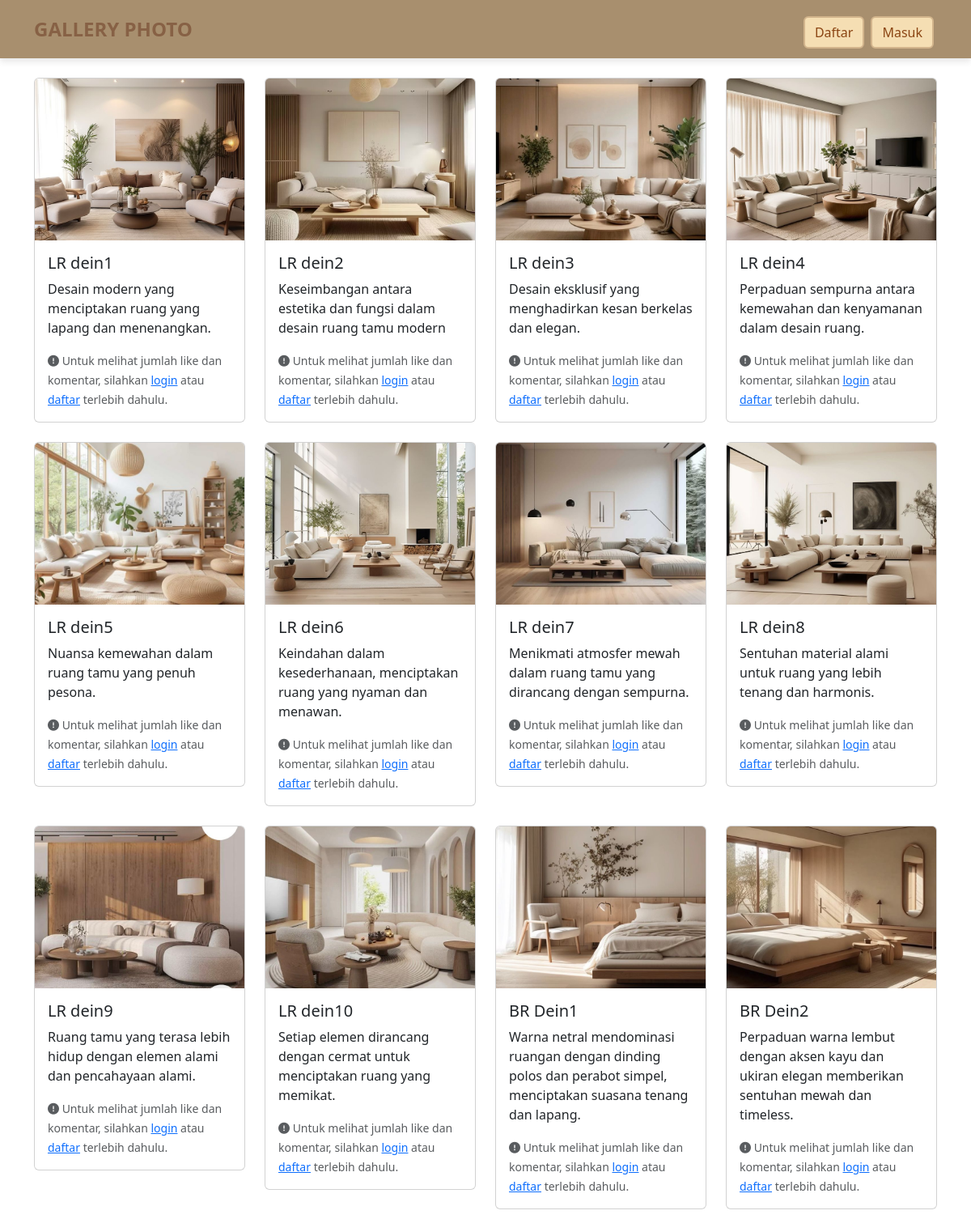
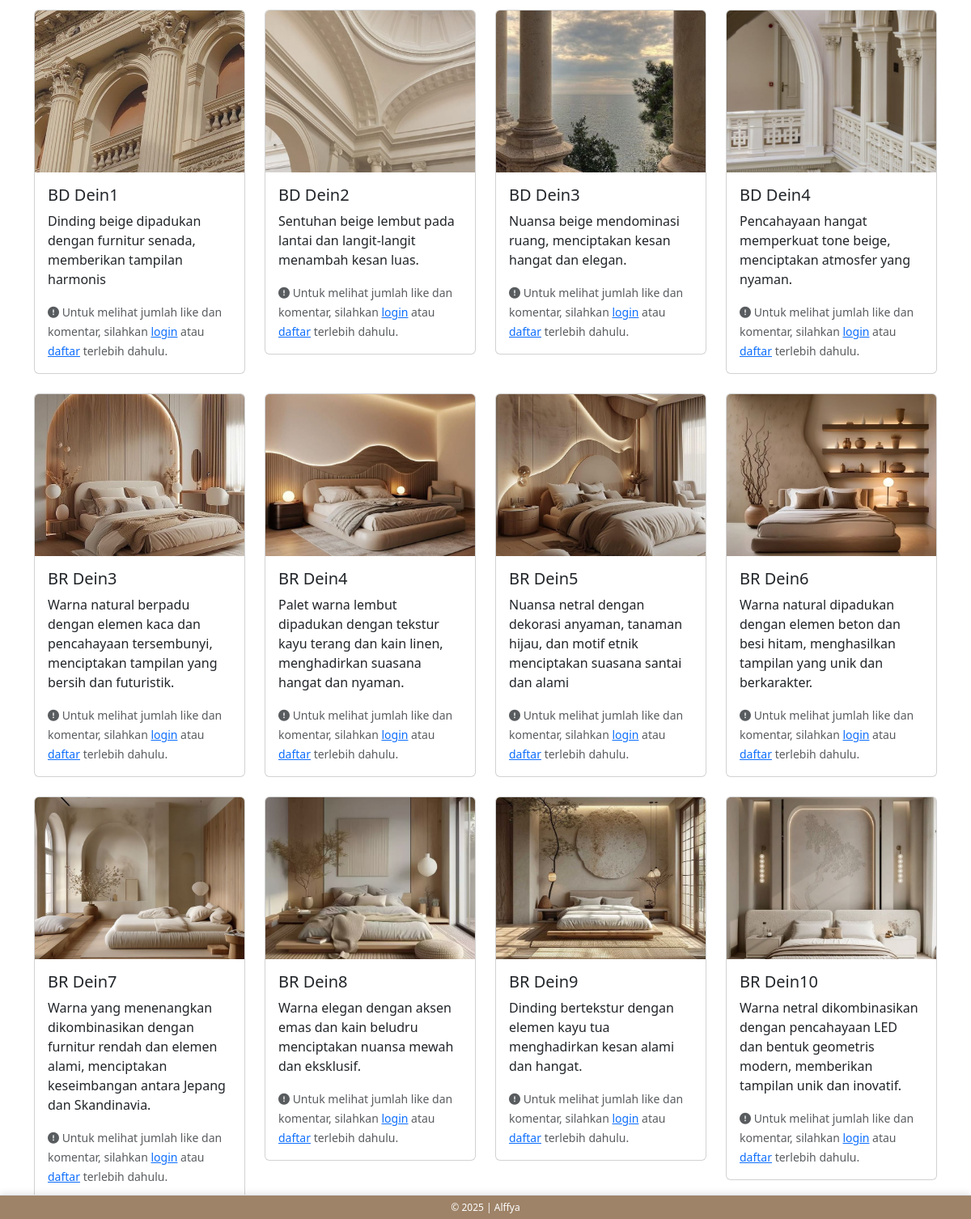
The app's page /home.php with its own data (2 pictures, top to bottom).
### tables this page shows
CREATE TABLE `foto` (
  `fotoid` int(11) NOT NULL,
  `judulfoto` varchar(255) NOT NULL,
  `deskripsifoto` text NOT NULL,
  `tanggalunggah` date NOT NULL,
  `lokasifile` varchar(255) NOT NULL,
  `albumid` int(11) NOT NULL,
  `userid` int(11) NOT NULL
);

### home.php (the view, shortened to what this page needs)
<?php
include 'config/koneksi.php';
?>
<!DOCTYPE html>
<html lang="en">
<head>
  <link rel="stylesheet" type="text/css" href="assets/css/bootstrap.min.css">
  <link rel="stylesheet" href="assets/style.css" class="rel">
  <link rel="stylesheet" href="https://cdnjs.cloudflare.com/ajax/libs/font-awesome/6.6.0/css/all.min.css"/>
</head>
<body style="background-color:rgb(158, 134, 98);">
  <nav class="navbar navbar-expand-lg" style="background-color:rgb(168, 143, 110);">
    <div class="container">
      <a class="navbar-brand" href="index.php" style="color:rgb(135, 97, 69) !important; font-weight: bold;">GALLERY PHOTO</a>
      <div class="collapse navbar-collapse mt-2" id="navbarNavAltMarkup">
        <a href="register.php" class="btn m-1" style="border: 2px solid #D2B48C; color:#8B4513; background-color: #F5DEB3;">Daftar</a>
        <a href="login.php" class="btn m-1" style="border: 2px solid #D2B48C; color:#8B4513; background-color: #F5DEB3;">Masuk</a>
      </div>
    </div>
  </nav>
  <div class="container mt-4">
    <div class="row">
      <?php
      $query = "
        SELECT
          foto.*,
          COUNT(DISTINCT likefoto.userid) AS jumlah_like,
          (SELECT COUNT(*) FROM komentarfoto WHERE komentarfoto.fotoid = foto.fotoid) AS jumlah_komentar
        FROM
          foto
        LEFT JOIN
          likefoto ON foto.fotoid = likefoto.fotoid
        GROUP BY
          foto.fotoid
      ";
      $result = mysqli_query($koneksi, $query);
      while ($data = mysqli_fetch_array($result)) {
        ?>
        <div class="col-md-3 mb-4">
          <div class="card">
            <img src="assets/img/<?php echo $data['lokasifile']; ?>" class="card-img-top" alt="<?php echo $data['judulfoto']; ?>" style="height: 200px; object-fit: cover;" data-bs-toggle="modal" data-bs-target="#imageModal<?php echo $data['fotoid']; ?>">
            <div class="card-body">
              <h5 class="card-title"><?php echo $data['judulfoto']; ?></h5>
              <p class="card-text"><?php echo $data['deskripsifoto']; ?></p>
              <p class="card-text">
                <?php if (!isset($_SESSION['userid'])):?>
                  <small class="text-muted">
                    <i class="fas fa-exclamation-circle"></i> Untuk melihat jumlah like dan komentar, silahkan <a href="login.php">login</a> atau <a href="register.php">daftar</a> terlebih dahulu.
                  </small>
                <?php endif; ?>
              </p>
            </div>
          </div>
        </div>
      <?php } ?>
    </div>
  </div>
  <footer class="d-flex justify-content-center align-items-center border-top mt-3 fixed-bottom text-center w-100"
        style="height: 30px; font-size: 12px; background-color:rgb(158, 131, 104); color: white;">
    <p class="mb-0">&copy; 2025 | Alffya</p>
</footer>
</body>
</html>

### assets/style.css (style rules this page uses)
body { background: url('https://i.pinimg.com/736x/d5/aa/19/d5aa19ca134b0d79ab4e9130da7df75e.jpg') no-repeat center center fixed !important; background-size: cover !important; color: #333; }
.navbar { background-color: rgba(255, 255, 255, 0.8); box-shadow: 0px 4px 8px rgba(0, 0, 0, 0.1); }
.navbar-brand { font-weight: bold; font-size: 1.5rem; color: #000000 !important; }
footer { padding: 10px; background-color: rgba(255, 255, 255, 0.9); color: #333; font-size: 0.9rem; position: fixed; width: 100%; bottom: 0; text-align: center; box-shadow: 0px -2px 8px rgba(0, 0, 0, 0.1); }

### records on screen
foto: lokasifile (picture), judulfoto "LR dein1", deskripsifoto "Desain modern yang menciptakan ruang yang lapang dan menenangkan."
foto: lokasifile (picture), judulfoto "LR dein2", deskripsifoto "Keseimbangan antara estetika dan fungsi dalam desain ruang tamu modern"
foto: lokasifile (picture), judulfoto "LR dein3", deskripsifoto "Desain eksklusif yang menghadirkan kesan berkelas dan elegan."
foto: lokasifile (picture), judulfoto "LR dein4", deskripsifoto "Perpaduan sempurna antara kemewahan dan kenyamanan dalam desain ruang."
foto: lokasifile (picture), judulfoto "LR dein5", deskripsifoto "Nuansa kemewahan dalam ruang tamu yang penuh pesona."
foto: lokasifile (picture), judulfoto "LR dein6", deskripsifoto "Keindahan dalam kesederhanaan, menciptakan ruang yang nyaman dan menawan."
foto: lokasifile (picture), judulfoto "LR dein7", deskripsifoto "Menikmati atmosfer mewah dalam ruang tamu yang dirancang dengan sempurna."
foto: lokasifile (picture), judulfoto "LR dein8", deskripsifoto "Sentuhan material alami untuk ruang yang lebih tenang dan harmonis."
foto: lokasifile (picture), judulfoto "LR dein9", deskripsifoto "Ruang tamu yang terasa lebih hidup dengan elemen alami dan pencahayaan alami."
foto: lokasifile (picture), judulfoto "LR dein10", deskripsifoto "Setiap elemen dirancang dengan cermat untuk menciptakan ruang yang memikat."
foto: lokasifile+judulfoto (picture), judulfoto "BR Dein1", deskripsifoto "Warna netral mendominasi ruangan dengan dinding polos dan perabot simpel, menciptakan suasana tenang dan lapang."
foto: lokasifile+judulfoto (picture), judulfoto "BR Dein2", deskripsifoto "Perpaduan warna lembut dengan aksen kayu dan ukiran elegan memberikan sentuhan mewah dan timeless."
foto: lokasifile+judulfoto (picture), judulfoto "BD Dein1", deskripsifoto "Dinding beige dipadukan dengan furnitur senada, memberikan tampilan harmonis"
foto: lokasifile+judulfoto (picture), judulfoto "BD Dein2", deskripsifoto "Sentuhan beige lembut pada lantai dan langit-langit menambah kesan luas."
foto: lokasifile+judulfoto (picture), judulfoto "BD Dein3", deskripsifoto "Nuansa beige mendominasi ruang, menciptakan kesan hangat dan elegan."
foto: lokasifile+judulfoto (picture), judulfoto "BD Dein4", deskripsifoto "Pencahayaan hangat memperkuat tone beige, menciptakan atmosfer yang nyaman."
foto: lokasifile+judulfoto (picture), judulfoto "BR Dein3", deskripsifoto "Warna natural berpadu dengan elemen kaca dan pencahayaan tersembunyi, menciptakan tampilan yang bersih dan futuristik."
foto: lokasifile+judulfoto (picture), judulfoto "BR Dein4", deskripsifoto "Palet warna lembut dipadukan dengan tekstur kayu terang dan kain linen, menghadirkan suasana hangat dan nyaman."
foto: lokasifile+judulfoto (picture), judulfoto "BR Dein5", deskripsifoto "Nuansa netral dengan dekorasi anyaman, tanaman hijau, dan motif etnik menciptakan suasana santai dan alami"
foto: lokasifile+judulfoto (picture), judulfoto "BR Dein6", deskripsifoto "Warna natural dipadukan dengan elemen beton dan besi hitam, menghasilkan tampilan yang unik dan berkarakter."
foto: lokasifile+judulfoto (picture), judulfoto "BR Dein7", deskripsifoto "Warna yang menenangkan dikombinasikan dengan furnitur rendah dan elemen alami, menciptakan keseimbangan antara Jepang dan Skandinavia."
foto: lokasifile+judulfoto (picture), judulfoto "BR Dein8", deskripsifoto "Warna elegan dengan aksen emas dan kain beludru menciptakan nuansa mewah dan eksklusif."
foto: lokasifile+judulfoto (picture), judulfoto "BR Dein9", deskripsifoto "Dinding bertekstur dengan elemen kayu tua menghadirkan kesan alami dan hangat."
foto: lokasifile+judulfoto (picture), judulfoto "BR Dein10", deskripsifoto "Warna netral dikombinasikan dengan pencahayaan LED dan bentuk geometris modern, memberikan tampilan unik dan inovatif."
